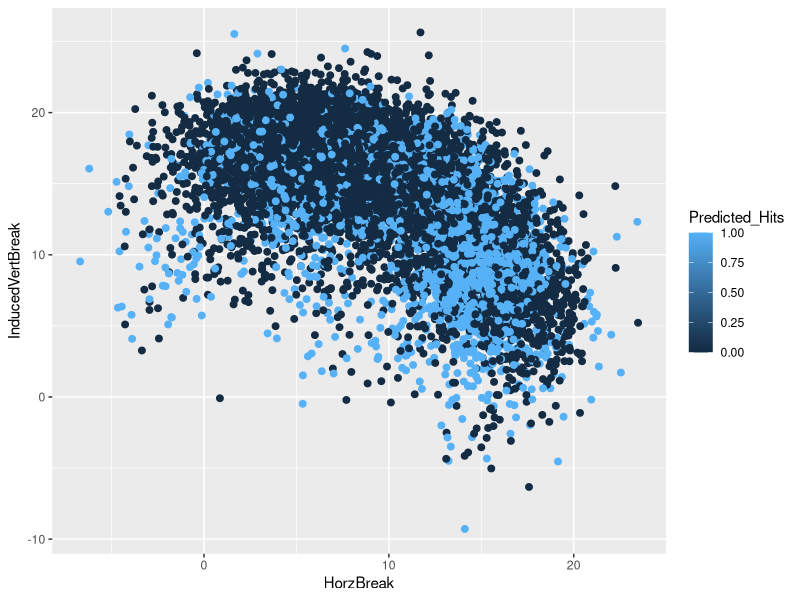
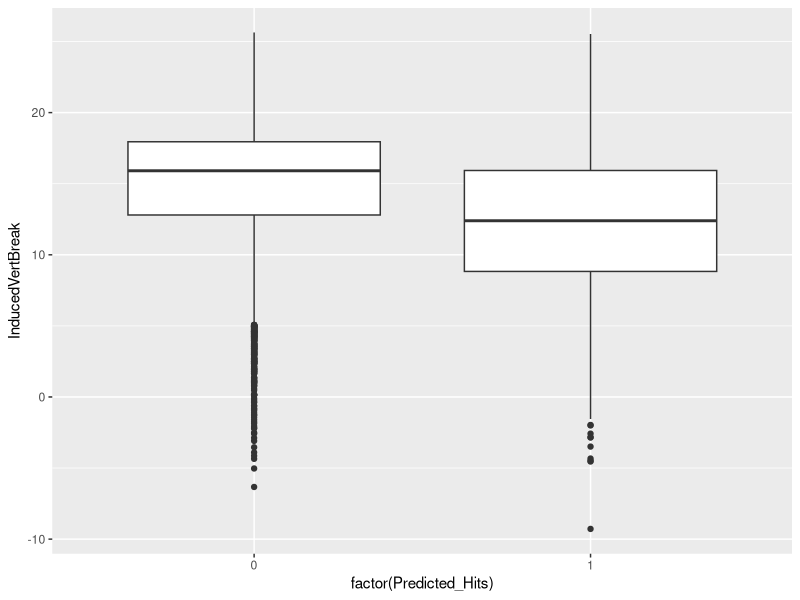

Recreate these plots in R, in order.
install.packages("plyr")
install.packages("dplyr")
install.packages("ggplot2")
install.packages("tidyr")
install.packages("tidyverse")
install.packages("randomForest")

library(plyr)
library(ggplot2)
library(tidyr)
library(dplyr)
library(tidyverse)
library(randomForest)

deploy <- read.csv("deploy.csv")
training <- read.csv("training.csv")

training$SpinRate <- as.numeric(training$SpinRate)
deploy$SpinRate <- as.numeric(deploy$SpinRate)

training <- na.omit(training)
deploy <- na.omit(deploy)

rows_to_remove <- 7
random_indices <- sample(nrow(training), rows_to_remove)
training <- training[-random_indices, ]

rf_model <- randomForest(InPlay ~ ., data = training, ntree = 100)

predictions <- predict(rf_model, newdata = deploy)

thresold <- 0.34
predicted_hits <- ifelse(predictions > thresold, 1, 0)

confusion_matrix <- table(predicted_hits, training$InPlay)
accuracy <- round((sum(diag(confusion_matrix)) / sum(confusion_matrix)) *100, 2)

deploy$Predicted_Hits <- predicted_hits

ggplot(deploy, aes(x = HorzBreak, y = InducedVertBreak, color = Predicted_Hits))+
  geom_point(size = 2)

ggplot(deploy, aes(factor(Predicted_Hits), InducedVertBreak))+
  geom_boxplot()
